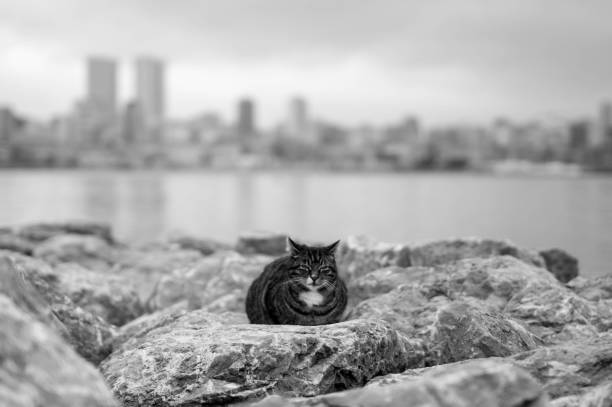
#> input picture Trabalho2/imagens/imagem_global.tiff, 612 x 407 px, found by its file name
$ jupyter execute 'Localização de objeto.ipynb'
#> lines starting #> are read from the running program, lines starting #| are printed output that depends on the picture
## 1. Localização de objeto utilizando diferenças quadráticas

Dada uma imagem qualquer $I_g$ e a imagem de um objeto, $I_o$ de tamanho $R\times C$, calculamos a diferença quadrática entre $I_g$ e $I_o$ em uma dada posição $(r,c)$ utilizando a fórmula

\begin{equation}
\large
d(r,c)=\sum_{s=0}^{R-1}\sum_{t=0}^{C-1}[I_g(r+s-R/2, c+t-C/2)-I_o(s,t)]^2
\end{equation}

[cell 1]
import numpy as np
import matplotlib.pyplot as plt

def quadratic_difference(img, obj):
    '''Calcula a diferença quadrática entre as imagens img e obj. É assumido que img é maior do
       que obj. Portanto, a diferença é calculada para cada posição do centro da imagem obj ao
       longo de img. Note que a função é facilmente modificável para processar imagens coloridas.'''

    num_rows, num_cols = img.shape
    num_rows_obj, num_cols_obj = obj.shape

    half_num_rows_obj = num_rows_obj//2        # O operador // retorna a parte inteira da divisão
    half_num_cols_obj = num_cols_obj//2

    # Cria imagem com zeros ao redor da borda. Note que ao invés de adicionarmos 0, seria mais
    # preciso calcularmos a diferença quadrática somente entre pixels contidos na imagem.
    img_padded = np.pad(img, ((half_num_rows_obj,half_num_rows_obj),
                             (half_num_cols_obj,half_num_cols_obj)),
                             mode='reflect')

    img_diff = np.zeros((num_rows, num_cols))
    for row in range(num_rows):
        for col in range(num_cols):
            # patch é a região de img de mesmo tamanho que obj e centrada em (row, col)
            patch = img_padded[row:row+num_rows_obj, col:col+num_cols_obj]
            # Utilizando numpy, o comando abaixo calcula a diferença entre cada valor
            # dos arrays 2D patch e obj
            diff_region = (patch - obj)**2
            img_diff[row, col] = np.sum(diff_region)

    return img_diff

[cell 2]
img = np.array([[5, 2, 0, 1, 4],
                [2, 4, 1, 3, 2],
                [3, 2, 3, 2, 4],
                [0, 2, 3, 4, 5],
                [2, 1, 0, 2, 3]])

img_obj = np.array([[2, 3, 2],
                    [2, 3, 4],
                    [1, 0, 2]])

img_diff = quadratic_difference(img, img_obj)
print(img_diff)

[cell 3]
def find_minimum(img):
    '''Encontra posição do valor mínimo de img'''

    ind_min = np.argmin(img)     # Índice do menor valor considerando img como um array 1D
    row_min = ind_min//img.shape[1]
    col_min = ind_min - row_min*img.shape[1]
    index = (row_min, col_min)
    smallest_val = img[index]

    return smallest_val, index

smallest_val, index = find_minimum(img_diff)
print(index)

## 2. Localização de objeto utilizando correlação

A diferença quadrática entre a imagem $I_g$ e $I_o$ pode ser calculada utilizando correlação, através da fórmula:

\begin{equation}
\large
d(r,c)=I_g(r, c)^2\circ w + S_{I_o} - 2I_g(r,c)\circ I_o
\end{equation}

onde $\circ$ indica correlação e $S_{I_o}$ representa a soma dos valores de $I_o$.

[cell 4]
from scipy.signal import correlate

def quadratic_difference_corr(img, obj):
    '''Calcula a diferença quadrática entre as imagens img e obj utilizando correlação-cruzada.'''

    w = np.ones(obj.shape)
    imgOw = correlate(img**2, w, mode='same')
    Sobj = np.sum(obj**2)
    imgOobj = correlate(img, obj, mode='same')

    img_diff = imgOw + Sobj - 2*imgOobj

    return img_diff

img_diff_corr = quadratic_difference_corr(img, img_obj)
print(img_diff_corr)

## 3. Teste em imagem real

[cell 5]
img_g = plt.imread('imagem_global.tiff')
#> img_g is the input picture: shape (407, 612); min 0, max 250, mean 170.9
img_g = img_g.astype(float)
img_o = plt.imread('gato.tiff')
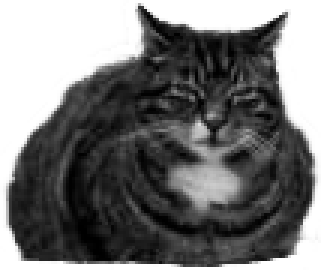
#> input picture Trabalho2/imagens/gato.tiff, 107 x 90 px, found by its file name (shown 3 times larger)
#> img_o is the input picture: shape (90, 107); min 0, max 255, mean 117.9
img_o = img_o.astype(float)

plt.figure(figsize=[12,12])
plt.imshow(img_g, 'gray')
plt.figure(figsize=[4, 4])
plt.imshow(img_o, 'gray')

[cell 6]
img_diff = quadratic_difference(img_g, img_o)
#> in quadratic_difference (call 2), `img_padded = np.pad(img, ((half_num_rows_obj,half_num_rows_obj), (half..`:
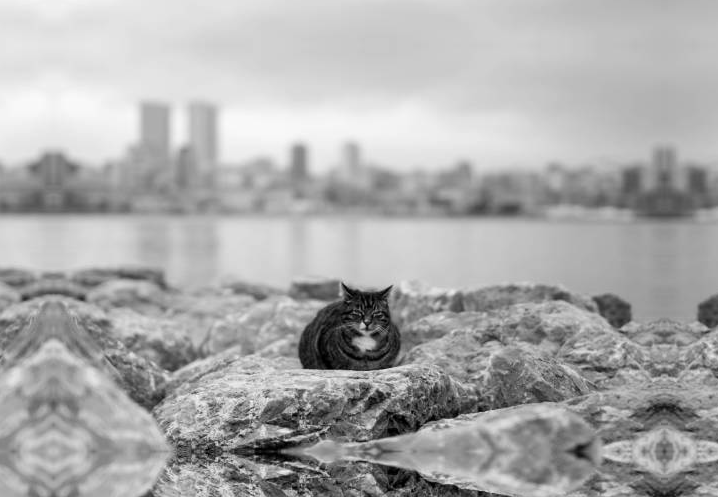
#> img_padded: shape (497, 718) float64; min 0, max 250, mean 171.1
#> after the loop in quadratic_difference (call 2), `for row in range(num_rows):`:
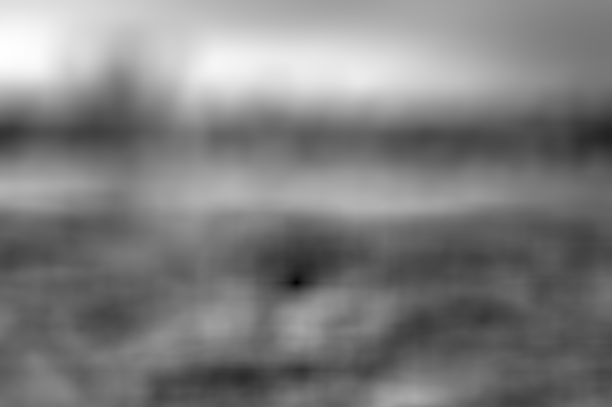
#> img_diff: shape (407, 612) float64; min 40844301, max 234201203, mean 137316810.4; drawn with min black and max white
plt.figure(figsize=[10,10])
plt.imshow(img_diff, 'gray')

Observe a imagem de diferenças quadráticas acima. Vemos que o mínimo é obtido próximo à posição (280, 300). Ou seja, podemos dizer que o objeto está nessa posição. Observamos também que o valor de img_diff é maior próximo da borda. Isso ocorre porque ao comparar as duas imagens, adicionamos valores 0 ao redor da imagem maior. Como a cor de fundo do nosso template é branca, a comparação da imagem do gato com os valores 0 acaba dando um valor razoavelmente alto.

[cell 7]
smallest_val, index = find_minimum(img_diff)
#> smallest_val = 40844301; index = (282, 296)
print('Menor diferença: {}'.format(smallest_val))
#| Menor diferença: 40844301.0
print('Posição: {}'.format(index))
#| Posição: (282, 296)

#### Cálculo da diferença quadrática utilizando correlação

[cell 8]
img_diff_corr = quadratic_difference_corr(img_g, img_o)
#> in quadratic_difference_corr (call 2), `imgOw = correlate(img**2, w, mode='same')`:
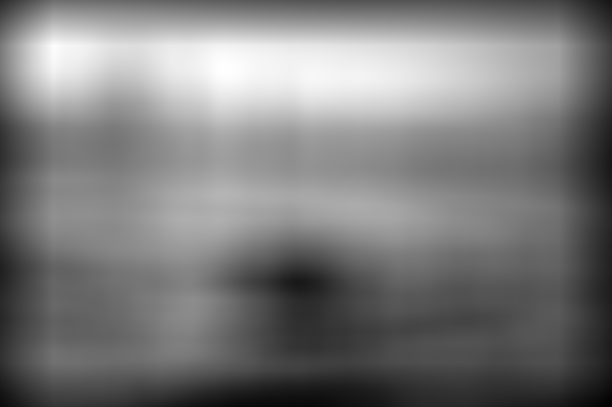
#> imgOw: shape (407, 612) float64; min 48125603, max 513694189, mean 274343372.6; drawn with min black and max white
#> in quadratic_difference_corr (call 2), `Sobj = np.sum(obj**2)`: Sobj = 226283575
#> in quadratic_difference_corr (call 2), `imgOobj = correlate(img, obj, mode='same')`:
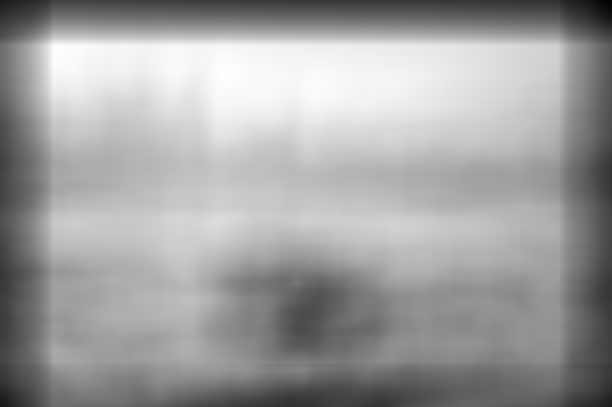
#> imgOobj: shape (407, 612) float64; min 30196172, max 257997033, mean 173395343.3; drawn with min black and max white
#> in quadratic_difference_corr (call 2), `img_diff = imgOw + Sobj - 2*imgOobj`:
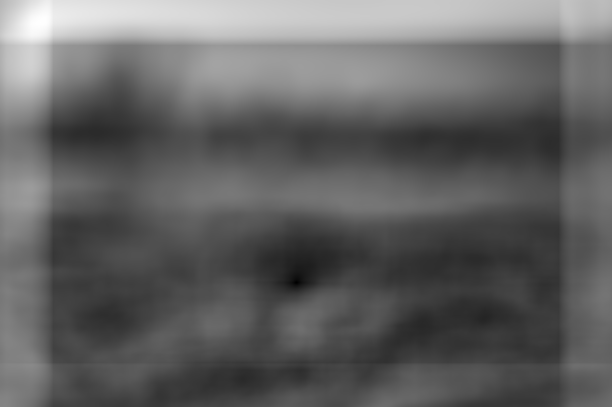
#> img_diff: shape (407, 612) float64; min 40844301, max 331303120, mean 153836261; drawn with min black and max white
plt.figure(figsize=[10,10])
plt.imshow(img_diff_corr, 'gray')

Para evitar o efeito de borda, podemos considerar apenas a região do resultado que não depende do preenchimento de zeros.

[cell 9]
half_num_row_obj = img_o.shape[0]//2
#> half_num_row_obj = 45
half_num_col_obj = img_o.shape[1]//2
#> half_num_col_obj = 53
img_diff_corr_center = img_diff_corr[half_num_row_obj:-half_num_row_obj,
                                     half_num_col_obj:-half_num_col_obj]
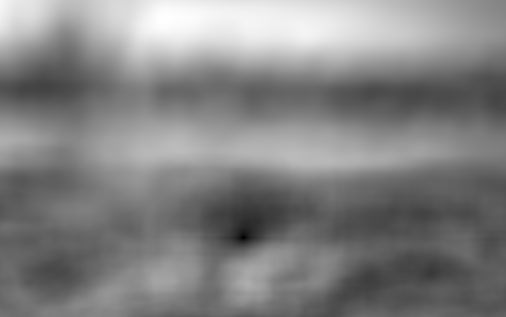
#> img_diff_corr_center: shape (317, 506) float64; min 40844301, max 227080844, mean 136488952.2; drawn with min black and max white
plt.figure(figsize=[10,10])
plt.imshow(img_diff_corr_center, 'gray')

[cell 10]
from skimage.draw import rectangle_perimeter  # Biblioteca scikit-image

def draw_square(img_g, center, size):
    '''Desenha um quadrado em uma cópia do array img_g. center indica o centro do quadrado
       e size o tamanho.'''
#> called with center = (282, 296), size = (90, 107)

    half_num_rows_obj = size[0]//2
    half_num_cols_obj = size[1]//2

    upper_left_p = (center[0] - size[0]//2, center[1] - size[1]//2)
#> upper_left_p = (237, 243)
    coords = rectangle_perimeter(upper_left_p, extent=size)
#> coords = 402 positions, rows 236 to 327, columns 242 to 350

    img_box = img_g.copy()
    img_box[coords] = 255
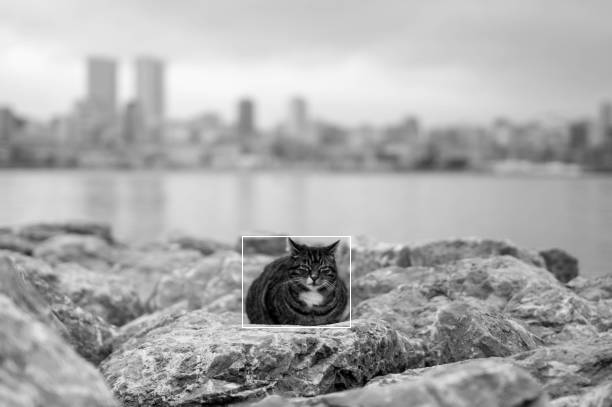
#> img_box: shape (407, 612) float64; min 0, max 255, mean 171.1

    return img_box

img_square = draw_square(img_g, index, img_o.shape)
plt.imshow(img_square, 'gray')

Note que o objeto na nossa imagem não corresponde de fato ao template utilizado. O nosso template possui a seguinte informação: imagem de um gato com um fundo branco. O gato encontrado na imagem na verdade tem um fundo cinza. Ou seja, apenas encontramos o gato porque ele tinha um tamanho razoavelmente grande no nosso template.

### Template matching utilizando a biblioteca opencv

[cell 11]
import cv2

res = cv2.matchTemplate(img_g.astype(np.uint8), img_o.astype(np.uint8),
                        method=cv2.TM_SQDIFF)
plt.imshow(res, 'gray')

Um dos métodos mais utilizados para calcular a similaridade entre a imagem e o template é a correlação de Pearson. Nesse caso, valores mais altos indicam maior similaridade.

[cell 12]
res = cv2.matchTemplate(img_g.astype(np.uint8), img_o.astype(np.uint8),
                        method=cv2.TM_CCORR_NORMED)
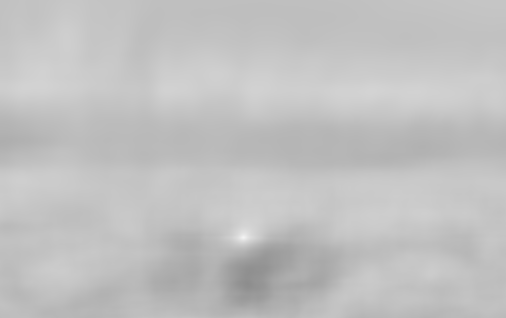
#> res: shape (318, 506) float32; min 0.556, max 0.956, mean 0.757
plt.imshow(res, 'gray')
